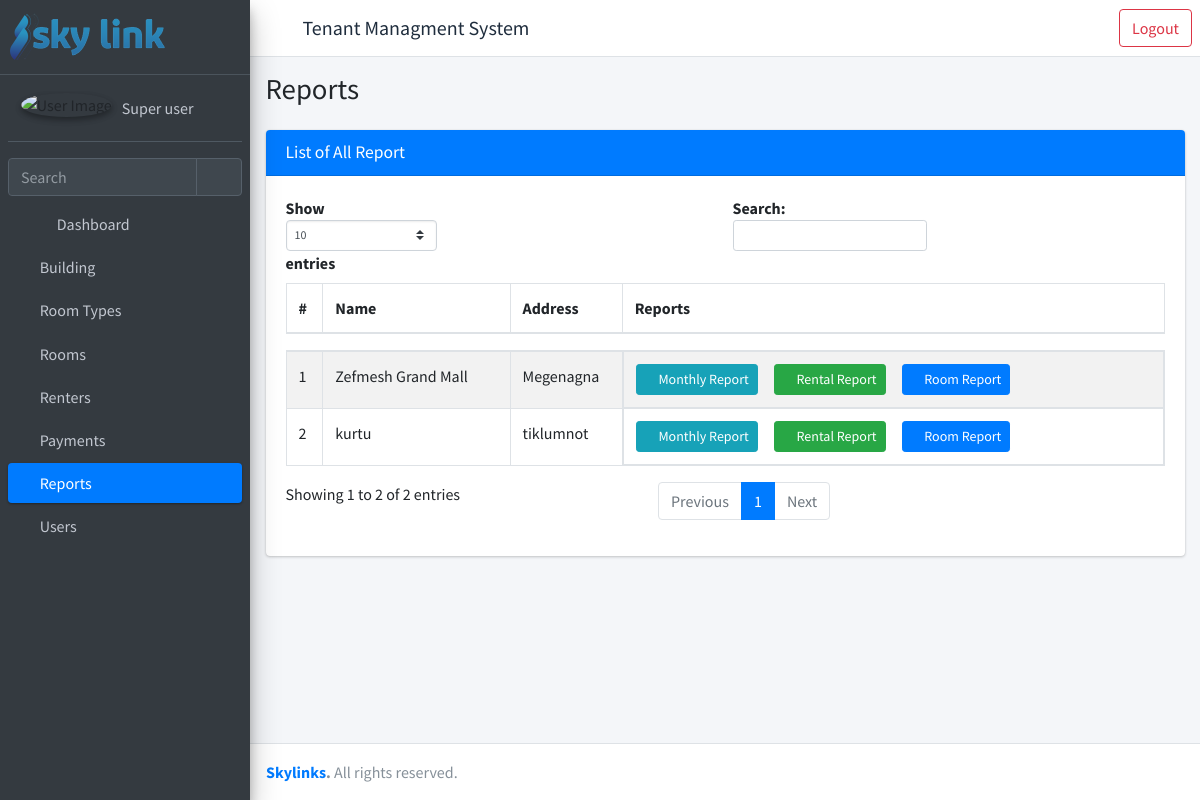
Screenshot of /list-menu-report/ (signed in) with the database file from the repository.
### rent/models.py (models this page shows, shortened)
class Building(models.Model):
    name = models.CharField(_("Name"), max_length=100)
    address = models.CharField(_("Address"), max_length=150)

### rent/views.py (the view)
# urls.py: path("list-menu-report/", views.ReportMenuView, name= "list-menu-reports"),
@login_required
@permission_required(perm="rent.view_report")
def ReportMenuView(request):
    buildings = Building.objects.all()
    context={
        "object_list": buildings,
        "title": "Reports",
        "open": "report",
        "obj_model":"report",
        **permissions(request)
    }
    return render(request, "rent/list-menu-reports.html", context )

### templates/rent/list-menu-reports.html (shortened to what this page needs)
{% extends 'rent/homepage.html' %}
{% load static %}
{% block main_page %}
<div class="content">
    <div class="container-fluid">
        <div class="card">
            <div class="card-header bg-primary">
                <h3 class="card-title ">List of All {{ obj_model.capitalize }}</h3>
            </div>
            <div class="card-body">
                <table id="example1" class="table table-bordered table-striped" width="100%">
                    <thead>
                            <tr>
                                <th>#</th>
                                <th>Name</th>
                                <th>Address</th>
                                <th>Reports</th>
                            </tr>
                        </thead>
                        <tbody>
                        {% if object_list.count > 0 %}
                            {% for data in object_list %}
                                <tr>
                                    <td>{{ forloop.counter }}</td>
                                    <td>{{ data.name }}</td>
                                    <td>{{ data.address }}</td>
                                    <td class="product-action d-flex">
                                        <a class="btn btn-info btn-sm mr-3" href="{% url 'building-monthly-report' pk=data.id %}">
                                            <i class="fa fa-users" aria-hidden="true"></i>
                                            Monthly Report
                                        </a>
                                        <a class="btn btn-success btn-sm mr-3" href="{% url 'list-reports' pk=data.id  %}">
                                            <i class="fa fa-folder" aria-hidden="true"></i>
                                            Rental Report
                                        </a>
                                        <a class="btn btn-primary btn-sm mr-3" href="{% url 'room-reports' pk=data.id  %}">
                                            <i class="fa fa-building "></i>
                                            Room Report
                                        </a>
                                    </td>
                                </tr>
                            {% endfor %}
                        {% else %}
                                <tr>
                                    <td colspan="4" class="dataTables_empty text-center" valign="top">No records found</td>
                                </tr>
                        {% endif %}
                            </tbody>
                        </table>
                    </div>
                </div>
            </div>
        </div>
        {% endblock main_page %}
        {% block scripts %}
        {% load static %}
        {% endblock scripts %}

### templates/rent/homepage.html (shortened to what this page needs)
{% load static %}
<!DOCTYPE html>
<html lang="en">
<head>
  <link rel="stylesheet" href=" {% static 'plugins/fontawesome-free/css/all.min.css' %} ">
  <link rel="stylesheet" href="{% static 'plugins/sweetalert2-theme-bootstrap-4/bootstrap-4.min.css' %}">
  <link rel="stylesheet" href=" {% static 'dist/css/adminlte.min.css' %}">
</head>
<body class="hold-transition sidebar-mini" >
  <div class="wrapper">
    <nav class="main-header navbar navbar-expand navbar-white navbar-light d-flex">
      <ul class="navbar-nav">
        <li class="nav-item">
          <a class="nav-link" data-widget="pushmenu" href="#" role="button"><i class="fas fa-bars"></i></a>
        </li>
        <li class="nav-item d-none d-sm-flex align-self-center">
          <h5 href="{% url 'home' %}" class="nav-item">Tenant Managment System</h5>
        </li>
      </ul>
          <ul class="navbar-nav ml-auto">
            <li>
              <a class="btn btn-outline-danger ml-auto" href = "{% url 'logout' %}">Logout</a>
            </li>
          </ul>
    </nav>
    <aside class="main-sidebar sidebar-dark-primary elevation-4">
      <a href="{% url 'home'%}" class="brand-link">
        <img src=" {% static 'images/skylink.png' %}" alt="AdminLTE Logo"
          style="opacity: .8">
      </a>
      <div class="sidebar">
        <div class="user-panel mt-3 pb-3 mb-3 d-flex">
          <div class="image">
            <img src=" {% static 'dist/img/avatar.png' %} " class="img-circle elevation-2" alt="User Image">
          </div>
          <div class="info">
            <a href="{% url 'user-info' %}" class="d-block">{{request.user.get_full_name}}</a>
          </div>
        </div>
        <div class="form-inline">
          <div class="input-group" data-widget="sidebar-search">
            <input class="form-control form-control-sidebar" type="search" placeholder="Search" aria-label="Search">
            <div class="input-group-append">
              <button class="btn btn-sidebar">
                <i class="fas fa-search fa-fw"></i>
              </button>
            </div>
          </div>
        </div>
        <nav class="mt-2">
          <ul class="nav nav-pills nav-sidebar flex-column" data-widget="treeview" role="menu" data-accordion="false">
            <li class="nav-item">
              <a href="{% url 'home' %}" class="nav-link {% if open == "dashboard" %}active{% endif %}">
                <i class="nav-icon fas fa-chart-pie"></i>
                <p>
                  Dashboard
                </p>
              </a>
            </li>
            {% if building_permission %}
              <li class="nav-item">
                <a href="{% url 'list-buildings' %}" class="nav-link {% if open == "building" %}active{% endif %}">
                  <i class="fa fa-building" aria-hidden="true"></i>
                  <p>
                    Building
                  </p>
                </a>
              </li>
            {% endif %}
            {% if roomtype_permission %}
            <li class="nav-item">
              <a href="{% url 'list-roomtypes' %}" class="nav-link {% if open == "roomtype" %}active{% endif %}">
                <i class="fa fa-building" aria-hidden="true"></i>
                <p>
                  Room Types
                </p>
              </a>
            </li>
          {% endif %}
            {% if roomtype_permission %}
              <li class="nav-item">
                <a href="{% url 'list-rooms' %}" class="nav-link {% if open == 'room' %}active{% endif %}">
                  <i class="fa fa-building" aria-hidden="true"></i>
                  <p>
                    Rooms
                  </p>
                </a>
              </li>
            {% endif %}
            {% if renter_permission %}
            <li class="nav-item">
              <a href="{% url 'list-renters' %}" class="nav-link {% if open == 'renter' %}active{% endif %}">
                <i class="fa fa-users" aria-hidden="true"></i>
                <p>
                  Renters
                </p>
              </a>
            </li>
            {% endif %}
            {% if payment_permission %}
              <li class="nav-item {% if open == "payment" %}menu-open{% elif open == "overdue"%} menu-open {% elif open == "penality"%}menu-open {% endif %} ">
                <a href="{% url 'list-payments' %}" class="nav-link {% if open == "payment" %}active {% elif open == "overdue"%} active {% elif open == "penality"%} active {% endif %}">
                  <i class="fa fa-credit-card" aria-hidden="true"></i>
                  <p>
                    Payments
                  </p>
                </a>
              </li>
            {% endif %}
            {% if report_permission %}
              <li class="nav-item">
                <a href="{% url 'list-menu-reports' %}" class="nav-link {% if open == "report" %}active{% endif %}">
                  <i class="fa fa-folder" aria-hidden="true"></i>
                  <p>
                    Reports
                  </p>
                </a>
              </li>
            {% endif %}
            {% if user_permission %}
              <li class="nav-item">
                <a href="{% url 'list-users' %}" class="nav-link {% if open == "user" %}active{% endif %}">
                  <i class="fa fa-users" aria-hidden="true"></i>
                  <p>
                    Users
                  </p>
                </a>
              </li>
            {% endif %}
          </ul>
        </nav>
      </div>
    </aside>
    <div class="content-wrapper">
      <div class="content-header">
        <div class="container-fluid">
          <div class="row mb-2">
            <div class="col-sm-6">
              <h1 class="m-0">{{ title }}</h1>
            </div>
          </div>
        </div>
      </div>
      {% block main_page %}
      {% endblock main_page %}
    </div>
    <footer class="main-footer">
      <strong><a href="{% url 'home' %}">Skylinks</a>.</strong> All rights reserved.
    </footer>
  </div>
</body>
</html>

### rows the page displays
Building: name "Zefmesh Grand Mall", address "Megenagna"
Building: name "kurtu", address "tiklumnot"

### other values shown
{{ request.user.get_full_name }} "Super user"
{{ title }} "Reports"
{{ obj_model.capitalize }} "Report"
